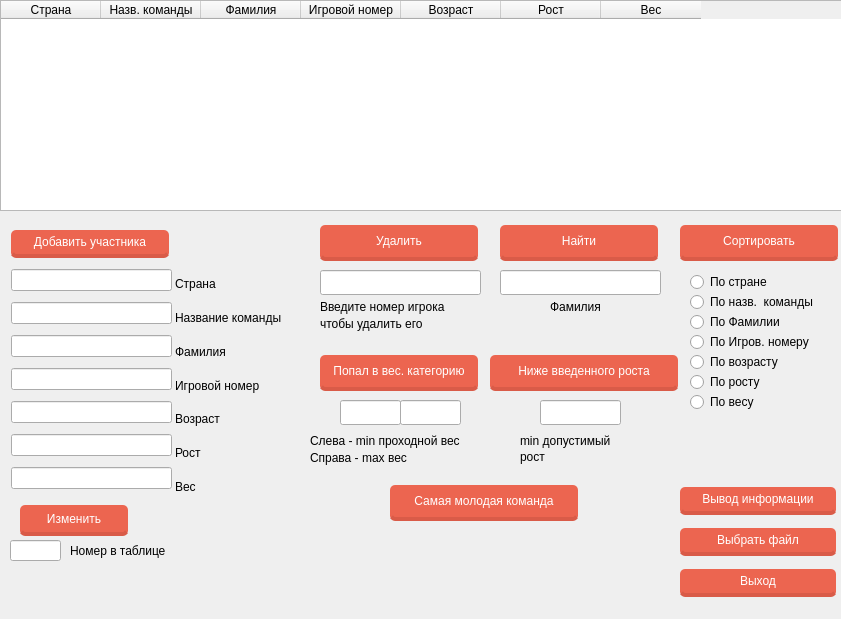
<?xml version="1.0" encoding="UTF-8"?>
<ui version="4.0">
 <class>MainWindow</class>
 <widget class="QMainWindow" name="MainWindow">
  <property name="geometry">
   <rect>
    <x>0</x>
    <y>0</y>
    <width>841</width>
    <height>619</height>
   </rect>
  </property>
  <property name="windowTitle">
   <string>MainWindow</string>
  </property>
  <widget class="QWidget" name="centralwidget">
   <widget class="QTableWidget" name="tableWidget">
    <property name="geometry">
     <rect>
      <x>0</x>
      <y>0</y>
      <width>881</width>
      <height>211</height>
     </rect>
    </property>
    <column>
     <property name="text">
      <string>Страна</string>
     </property>
    </column>
    <column>
     <property name="text">
      <string>Назв. команды</string>
     </property>
    </column>
    <column>
     <property name="text">
      <string>Фамилия</string>
     </property>
    </column>
    <column>
     <property name="text">
      <string>Игровой номер</string>
     </property>
    </column>
    <column>
     <property name="text">
      <string>Возраст</string>
     </property>
    </column>
    <column>
     <property name="text">
      <string>Рост</string>
     </property>
    </column>
    <column>
     <property name="text">
      <string>Вес</string>
     </property>
    </column>
   </widget>
   <widget class="QWidget" name="verticalLayoutWidget">
    <property name="geometry">
     <rect>
      <x>11</x>
      <y>220</y>
      <width>161</width>
      <height>281</height>
     </rect>
    </property>
    <layout class="QVBoxLayout" name="verticalLayout">
     <item>
      <widget class="QPushButton" name="pushButton_2">
       <property name="styleSheet">
        <string notr="true">float: rigth;
margin-right: 3%;
margin-top: 5px;
border-radius: 5px;
-moz-border-radius: 5px;
-webkit-border-radius: 5px;
padding: 5px 9px;
font-size: 1.2em;
background-color: rgba(236, 101, 80, 1);
text-shadow: #4545545 0 0 2px;
border-bottom: 4px solid rgba(217, 91, 72, 1);
color: white;
font-family: 'Roboto Slab', serif;
</string>
       </property>
       <property name="text">
        <string>Добавить участника</string>
       </property>
      </widget>
     </item>
     <item>
      <widget class="QLineEdit" name="lineEdit_7">
       <property name="text">
        <string/>
       </property>
      </widget>
     </item>
     <item>
      <widget class="QLineEdit" name="lineEdit_8">
       <property name="text">
        <string/>
       </property>
      </widget>
     </item>
     <item>
      <widget class="QLineEdit" name="lineEdit_9">
       <property name="text">
        <string/>
       </property>
      </widget>
     </item>
     <item>
      <widget class="QLineEdit" name="lineEdit_10">
       <property name="text">
        <string/>
       </property>
      </widget>
     </item>
     <item>
      <widget class="QLineEdit" name="lineEdit_11">
       <property name="text">
        <string/>
       </property>
      </widget>
     </item>
     <item>
      <widget class="QLineEdit" name="lineEdit_12">
       <property name="text">
        <string/>
       </property>
      </widget>
     </item>
     <item>
      <widget class="QLineEdit" name="lineEdit_13">
       <property name="text">
        <string/>
       </property>
      </widget>
     </item>
    </layout>
   </widget>
   <widget class="QWidget" name="verticalLayoutWidget_2">
    <property name="geometry">
     <rect>
      <x>175</x>
      <y>270</y>
      <width>131</width>
      <height>231</height>
     </rect>
    </property>
    <layout class="QVBoxLayout" name="verticalLayout_2">
     <item>
      <widget class="QLabel" name="label">
       <property name="text">
        <string>Cтрана</string>
       </property>
      </widget>
     </item>
     <item>
      <widget class="QLabel" name="label_2">
       <property name="text">
        <string>Название команды</string>
       </property>
      </widget>
     </item>
     <item>
      <widget class="QLabel" name="label_3">
       <property name="text">
        <string>Фамилия</string>
       </property>
      </widget>
     </item>
     <item>
      <widget class="QLabel" name="label_4">
       <property name="text">
        <string>Игровой номер</string>
       </property>
      </widget>
     </item>
     <item>
      <widget class="QLabel" name="label_5">
       <property name="text">
        <string>Возраст</string>
       </property>
      </widget>
     </item>
     <item>
      <widget class="QLabel" name="label_6">
       <property name="text">
        <string>Рост</string>
       </property>
      </widget>
     </item>
     <item>
      <widget class="QLabel" name="label_7">
       <property name="text">
        <string>Вес</string>
       </property>
      </widget>
     </item>
    </layout>
   </widget>
   <widget class="QRadioButton" name="radioButton_5">
    <property name="geometry">
     <rect>
      <x>690</x>
      <y>350</y>
      <width>141</width>
      <height>24</height>
     </rect>
    </property>
    <property name="text">
     <string>По возрасту</string>
    </property>
   </widget>
   <widget class="QRadioButton" name="radioButton">
    <property name="geometry">
     <rect>
      <x>690</x>
      <y>270</y>
      <width>131</width>
      <height>24</height>
     </rect>
    </property>
    <property name="text">
     <string>По стране</string>
    </property>
   </widget>
   <widget class="QRadioButton" name="radioButton_3">
    <property name="geometry">
     <rect>
      <x>690</x>
      <y>310</y>
      <width>141</width>
      <height>24</height>
     </rect>
    </property>
    <property name="text">
     <string>По Фамилии</string>
    </property>
   </widget>
   <widget class="QRadioButton" name="radioButton_2">
    <property name="geometry">
     <rect>
      <x>690</x>
      <y>290</y>
      <width>151</width>
      <height>24</height>
     </rect>
    </property>
    <property name="text">
     <string>По назв.  команды</string>
    </property>
   </widget>
   <widget class="QPushButton" name="pushButton_8">
    <property name="geometry">
     <rect>
      <x>680</x>
      <y>220</y>
      <width>161</width>
      <height>41</height>
     </rect>
    </property>
    <property name="styleSheet">
     <string notr="true">float: rigth;
margin-right: 3%;
margin-top: 5px;
border-radius: 5px;
-moz-border-radius: 5px;
-webkit-border-radius: 5px;
padding: 5px 9px;
font-size: 1.2em;
background-color: rgba(236, 101, 80, 1);
text-shadow: #4545545 0 0 2px;
border-bottom: 4px solid rgba(217, 91, 72, 1);
color: white;
font-family: 'Roboto Slab', serif;</string>
    </property>
    <property name="text">
     <string>Сортировать</string>
    </property>
   </widget>
   <widget class="QRadioButton" name="radioButton_6">
    <property name="geometry">
     <rect>
      <x>690</x>
      <y>370</y>
      <width>161</width>
      <height>24</height>
     </rect>
    </property>
    <property name="text">
     <string>По росту</string>
    </property>
   </widget>
   <widget class="QRadioButton" name="radioButton_4">
    <property name="geometry">
     <rect>
      <x>690</x>
      <y>330</y>
      <width>151</width>
      <height>24</height>
     </rect>
    </property>
    <property name="text">
     <string>По Игров. номеру</string>
    </property>
   </widget>
   <widget class="QRadioButton" name="radioButton_7">
    <property name="geometry">
     <rect>
      <x>690</x>
      <y>390</y>
      <width>161</width>
      <height>24</height>
     </rect>
    </property>
    <property name="text">
     <string>По весу</string>
    </property>
   </widget>
   <widget class="QLineEdit" name="lineEdit_14">
    <property name="geometry">
     <rect>
      <x>500</x>
      <y>270</y>
      <width>161</width>
      <height>25</height>
     </rect>
    </property>
    <property name="text">
     <string/>
    </property>
   </widget>
   <widget class="QLabel" name="label_8">
    <property name="geometry">
     <rect>
      <x>550</x>
      <y>296</y>
      <width>71</width>
      <height>21</height>
     </rect>
    </property>
    <property name="text">
     <string>Фамилия</string>
    </property>
   </widget>
   <widget class="QPushButton" name="pushButton_9">
    <property name="geometry">
     <rect>
      <x>500</x>
      <y>220</y>
      <width>161</width>
      <height>41</height>
     </rect>
    </property>
    <property name="styleSheet">
     <string notr="true">float: rigth;
margin-right: 3%;
margin-top: 5px;
border-radius: 5px;
-moz-border-radius: 5px;
-webkit-border-radius: 5px;
padding: 5px 9px;
font-size: 1.2em;
background-color: rgba(236, 101, 80, 1);
text-shadow: #4545545 0 0 2px;
border-bottom: 4px solid rgba(217, 91, 72, 1);
color: white;
font-family: 'Roboto Slab', serif;</string>
    </property>
    <property name="text">
     <string>Найти</string>
    </property>
   </widget>
   <widget class="QLabel" name="label_9">
    <property name="geometry">
     <rect>
      <x>320</x>
      <y>296</y>
      <width>161</width>
      <height>21</height>
     </rect>
    </property>
    <property name="text">
     <string>Введите номер игрока</string>
    </property>
   </widget>
   <widget class="QLineEdit" name="lineEdit_15">
    <property name="geometry">
     <rect>
      <x>320</x>
      <y>270</y>
      <width>161</width>
      <height>25</height>
     </rect>
    </property>
    <property name="text">
     <string/>
    </property>
   </widget>
   <widget class="QPushButton" name="pushButton_11">
    <property name="geometry">
     <rect>
      <x>320</x>
      <y>220</y>
      <width>161</width>
      <height>41</height>
     </rect>
    </property>
    <property name="styleSheet">
     <string notr="true">float: rigth;
margin-right: 3%;
margin-top: 5px;
border-radius: 5px;
-moz-border-radius: 5px;
-webkit-border-radius: 5px;
padding: 5px 9px;
font-size: 1.2em;
background-color: rgba(236, 101, 80, 1);
text-shadow: #4545545 0 0 2px;
border-bottom: 4px solid rgba(217, 91, 72, 1);
color: white;
font-family: 'Roboto Slab', serif;</string>
    </property>
    <property name="text">
     <string>Удалить</string>
    </property>
   </widget>
   <widget class="QLabel" name="label_10">
    <property name="geometry">
     <rect>
      <x>320</x>
      <y>310</y>
      <width>161</width>
      <height>27</height>
     </rect>
    </property>
    <property name="text">
     <string>чтобы удалить его</string>
    </property>
   </widget>
   <widget class="QLineEdit" name="lineEdit_16">
    <property name="geometry">
     <rect>
      <x>340</x>
      <y>400</y>
      <width>61</width>
      <height>25</height>
     </rect>
    </property>
    <property name="text">
     <string/>
    </property>
   </widget>
   <widget class="QLineEdit" name="lineEdit_17">
    <property name="geometry">
     <rect>
      <x>400</x>
      <y>400</y>
      <width>61</width>
      <height>25</height>
     </rect>
    </property>
    <property name="text">
     <string/>
    </property>
   </widget>
   <widget class="QPushButton" name="pushButton_12">
    <property name="geometry">
     <rect>
      <x>320</x>
      <y>350</y>
      <width>161</width>
      <height>41</height>
     </rect>
    </property>
    <property name="styleSheet">
     <string notr="true">float: rigth;
margin-right: 3%;
margin-top: 5px;
border-radius: 5px;
-moz-border-radius: 5px;
-webkit-border-radius: 5px;
padding: 5px 9px;
font-size: 1.2em;
background-color: rgba(236, 101, 80, 1);
text-shadow: #4545545 0 0 2px;
border-bottom: 4px solid rgba(217, 91, 72, 1);
color: white;
font-family: 'Roboto Slab', serif;</string>
    </property>
    <property name="text">
     <string>Попал в вес. категорию</string>
    </property>
   </widget>
   <widget class="QLabel" name="label_11">
    <property name="geometry">
     <rect>
      <x>310</x>
      <y>444</y>
      <width>161</width>
      <height>27</height>
     </rect>
    </property>
    <property name="text">
     <string>Справа - max вес</string>
    </property>
   </widget>
   <widget class="QLabel" name="label_12">
    <property name="geometry">
     <rect>
      <x>310</x>
      <y>430</y>
      <width>191</width>
      <height>21</height>
     </rect>
    </property>
    <property name="text">
     <string>Слева - min проходной вес</string>
    </property>
   </widget>
   <widget class="QPushButton" name="pushButton_13">
    <property name="geometry">
     <rect>
      <x>390</x>
      <y>480</y>
      <width>191</width>
      <height>41</height>
     </rect>
    </property>
    <property name="styleSheet">
     <string notr="true">float: rigth;
margin-right: 3%;
margin-top: 5px;
border-radius: 5px;
-moz-border-radius: 5px;
-webkit-border-radius: 5px;
padding: 5px 9px;
font-size: 1.2em;
background-color: rgba(236, 101, 80, 1);
text-shadow: #4545545 0 0 2px;
border-bottom: 4px solid rgba(217, 91, 72, 1);
color: white;
font-family: 'Roboto Slab', serif;</string>
    </property>
    <property name="text">
     <string>Самая молодая команда</string>
    </property>
   </widget>
   <widget class="QPushButton" name="pushButton_14">
    <property name="geometry">
     <rect>
      <x>490</x>
      <y>350</y>
      <width>191</width>
      <height>41</height>
     </rect>
    </property>
    <property name="styleSheet">
     <string notr="true">float: rigth;
margin-right: 3%;
margin-top: 5px;
border-radius: 5px;
-moz-border-radius: 5px;
-webkit-border-radius: 5px;
padding: 5px 9px;
font-size: 1.2em;
background-color: rgba(236, 101, 80, 1);
text-shadow: #4545545 0 0 2px;
border-bottom: 4px solid rgba(217, 91, 72, 1);
color: white;
font-family: 'Roboto Slab', serif;</string>
    </property>
    <property name="text">
     <string>Ниже введенного роста</string>
    </property>
   </widget>
   <widget class="QLineEdit" name="lineEdit_18">
    <property name="geometry">
     <rect>
      <x>540</x>
      <y>400</y>
      <width>81</width>
      <height>25</height>
     </rect>
    </property>
    <property name="text">
     <string/>
    </property>
   </widget>
   <widget class="QLabel" name="label_13">
    <property name="geometry">
     <rect>
      <x>520</x>
      <y>430</y>
      <width>191</width>
      <height>21</height>
     </rect>
    </property>
    <property name="text">
     <string>min допустимый</string>
    </property>
   </widget>
   <widget class="QLabel" name="label_14">
    <property name="geometry">
     <rect>
      <x>520</x>
      <y>446</y>
      <width>161</width>
      <height>21</height>
     </rect>
    </property>
    <property name="text">
     <string>рост</string>
    </property>
   </widget>
   <widget class="QPushButton" name="pushButton_4">
    <property name="geometry">
     <rect>
      <x>20</x>
      <y>500</y>
      <width>111</width>
      <height>36</height>
     </rect>
    </property>
    <property name="styleSheet">
     <string notr="true">float: rigth;
margin-right: 3%;
margin-top: 5px;
border-radius: 5px;
-moz-border-radius: 5px;
-webkit-border-radius: 5px;
padding: 5px 9px;
font-size: 1.2em;
background-color: rgba(236, 101, 80, 1);
text-shadow: #4545545 0 0 2px;
border-bottom: 4px solid rgba(217, 91, 72, 1);
color: white;
font-family: 'Roboto Slab', serif;
</string>
    </property>
    <property name="text">
     <string>Изменить</string>
    </property>
   </widget>
   <widget class="QLineEdit" name="lineEdit_19">
    <property name="geometry">
     <rect>
      <x>10</x>
      <y>540</y>
      <width>51</width>
      <height>21</height>
     </rect>
    </property>
    <property name="text">
     <string/>
    </property>
   </widget>
   <widget class="QLabel" name="label_15">
    <property name="geometry">
     <rect>
      <x>70</x>
      <y>540</y>
      <width>121</width>
      <height>21</height>
     </rect>
    </property>
    <property name="text">
     <string>Номер в таблице</string>
    </property>
   </widget>
   <widget class="QWidget" name="">
    <property name="geometry">
     <rect>
      <x>680</x>
      <y>480</y>
      <width>159</width>
      <height>121</height>
     </rect>
    </property>
    <layout class="QVBoxLayout" name="verticalLayout_3">
     <item>
      <widget class="QPushButton" name="pushButton_10">
       <property name="styleSheet">
        <string notr="true">float: rigth;
margin-right: 3%;
margin-top: 5px;
border-radius: 5px;
-moz-border-radius: 5px;
-webkit-border-radius: 5px;
padding: 5px 9px;
font-size: 1.2em;
background-color: rgba(236, 101, 80, 1);
text-shadow: #4545545 0 0 2px;
border-bottom: 4px solid rgba(217, 91, 72, 1);
color: white;
font-family: 'Roboto Slab', serif;</string>
       </property>
       <property name="text">
        <string>Вывод информации</string>
       </property>
      </widget>
     </item>
     <item>
      <widget class="QPushButton" name="pushButton">
       <property name="styleSheet">
        <string notr="true">float: rigth;
margin-right: 3%;
margin-top: 5px;
border-radius: 5px;
-moz-border-radius: 5px;
-webkit-border-radius: 5px;
padding: 5px 9px;
font-size: 1.2em;
background-color: rgba(236, 101, 80, 1);
text-shadow: #4545545 0 0 2px;
border-bottom: 4px solid rgba(217, 91, 72, 1);
color: white;
font-family: 'Roboto Slab', serif;</string>
       </property>
       <property name="text">
        <string>Выбрать файл</string>
       </property>
      </widget>
     </item>
     <item>
      <widget class="QPushButton" name="pushButton_3">
       <property name="styleSheet">
        <string notr="true">float: rigth;
margin-right: 3%;
margin-top: 5px;
border-radius: 5px;
-moz-border-radius: 5px;
-webkit-border-radius: 5px;
padding: 5px 9px;
font-size: 1.2em;
background-color: rgba(236, 101, 80, 1);
text-shadow: #4545545 0 0 2px;
border-bottom: 4px solid rgba(217, 91, 72, 1);
color: white;
font-family: 'Roboto Slab', serif;</string>
       </property>
       <property name="text">
        <string>Выход</string>
       </property>
      </widget>
     </item>
    </layout>
   </widget>
  </widget>
  <widget class="QMenuBar" name="menubar">
   <property name="geometry">
    <rect>
     <x>0</x>
     <y>0</y>
     <width>841</width>
     <height>26</height>
    </rect>
   </property>
  </widget>
 </widget>
 <resources/>
 <connections/>
</ui>
